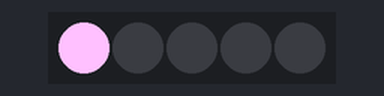
Bench run of a sketch on a simulated Arduino Uno, built with avr-gcc and run on an emulated ATmega328P. Parts: 5 RGB LEDs in strip order, left to right. Dim RGB values are drawn brighter than linear.

Above: at 0.15 s.
At 39.89 s:
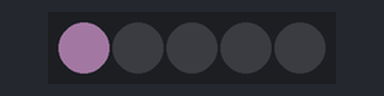
Timing chart, 0 to 40.0 s (numbered marks = the images above):
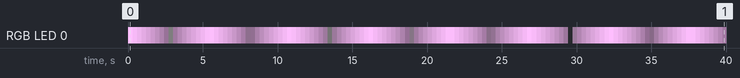

The sketch:

Neopixel_Brightness_Control.ino
```cpp
#include <Adafruit_NeoPixel.h>

#define PIN 6

Adafruit_NeoPixel strip = Adafruit_NeoPixel(5, PIN, NEO_GRB + NEO_KHZ800);

int fadeControl = 255;//will hold the current brightness level
int fadeDirection = -1;//change sigen to fade up or down
int fadeStep = 10;//delay between updates

void setup()
{
  strip.begin();
  strip.show();
}

void loop()
{
  strip.setPixelColor(0, 255, 192, 255);//set the pixel colour
  strip.setBrightness(fadeControl);//set the pixel brightness
  strip.show();
  fadeControl = fadeControl + fadeDirection;//increment the brightness value
  if (fadeControl <0 || fadeControl > 255)
  //If the brightness value has gone past its limits...
  {
    fadeDirection = fadeDirection * -1;//change the direction...
    fadeControl = fadeControl + fadeDirection;//...and start back.
  }
  delay(fadeStep);//wait a bit before doing it again.
}
```

Measured:
- by itself, RGB LED 0: off → RGB(255, 192, 255) at 0.00 s, → RGB(227, 170, 227) 0.30 s later, → RGB(198, 149, 198) 0.30 s later, → RGB(169, 127, 169) 0.30 s later, … (132 changes in this stretch)
